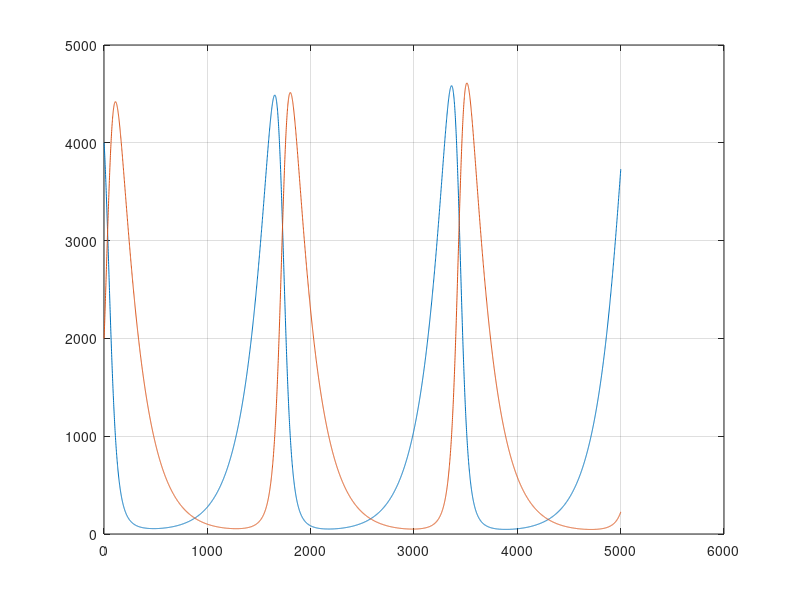

This figure's MATLAB source:
  % Predator Prey Model
  
close all
clear
clc

x = 4000;
y = 2000;
a = .005;
b = 5e-6;
c = .005;
p = 1;
N = 5000;
for i = 1:N
  x(i+1) = x(i) + a*x(i) - b*x(i)*y(i);
  y(i+1) = y(i) -c*y(i) + p*b*x(i)*y(i);
end

figure(1)
plot(1:N+1,x)
hold on
plot(1:N+1,y)
grid on